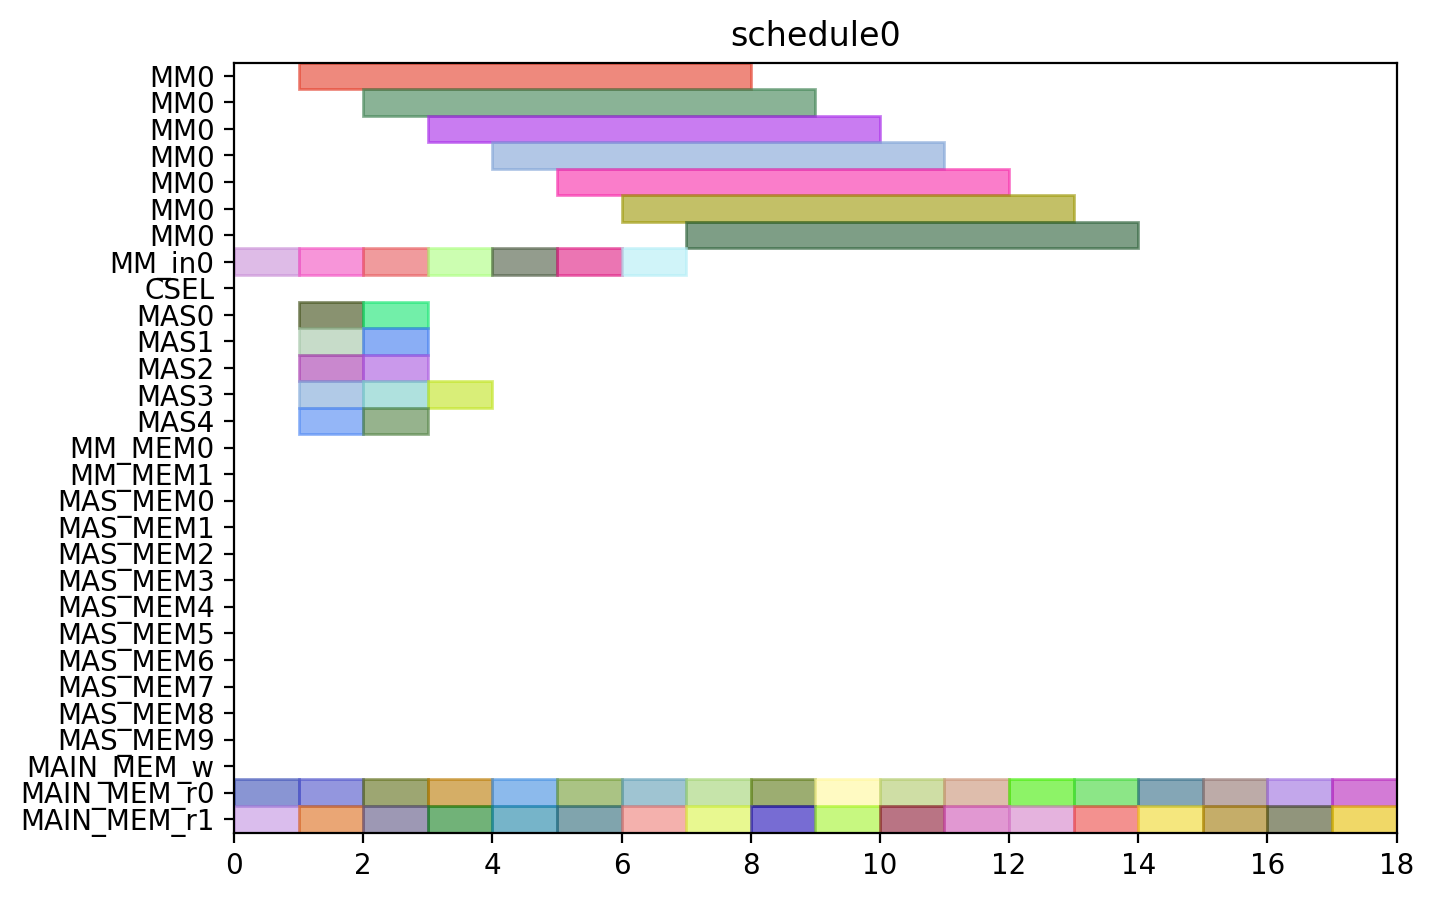

Write Python code to recreate this figure.
from pyschedule import Scenario, solvers, plotters, alt


def solve():
	horizon = 90
	S = Scenario("schedule0", horizon=horizon)

	# resource
	MM = S.Resources('MM', num=1, size=7)
	MM_in = S.Resources('MM_in', num=1)
	CSEL = S.Resource('CSEL')
	MAS = S.Resources('MAS', num=5, size=1, periods=range(1, horizon))
	MM_MEM = S.Resources('MM_MEM', num=2)
	MAS_MEM = S.Resources('MAS_MEM', num=10)
	MAIN_MEM_w = S.Resource('MAIN_MEM_w', size=1)
	MAIN_MEM_r = S.Resources('MAIN_MEM_r', num=2)

	# result of previous scheduling

	# new tasks
	t0_t0 = S.Task('t0_t0', length=1, delay_cost=1)
	t0_t0 += alt(MAS)

	t0_t0_mem0 = S.Task('t0_t0_mem0', length=1, delay_cost=1)
	t0_t0_mem0 += MAIN_MEM_r[0]
	t0_t0_mem1 = S.Task('t0_t0_mem1', length=1, delay_cost=1)
	t0_t0_mem1 += MAIN_MEM_r[1]
	t0_t1 = S.Task('t0_t1', length=1, delay_cost=1)
	t0_t1 += alt(MAS)

	t0_t1_mem0 = S.Task('t0_t1_mem0', length=1, delay_cost=1)
	t0_t1_mem0 += MAIN_MEM_r[0]
	t0_t1_mem1 = S.Task('t0_t1_mem1', length=1, delay_cost=1)
	t0_t1_mem1 += MAIN_MEM_r[1]
	t0_t3_in = S.Task('t0_t3_in', length=1, delay_cost=1)
	t0_t3_in += alt(MM_in)
	t0_t3 = S.Task('t0_t3', length=7, delay_cost=1)
	t0_t3 += alt(MM)
	S += t0_t3>=t0_t3_in

	t0_t3_mem0 = S.Task('t0_t3_mem0', length=1, delay_cost=1)
	t0_t3_mem0 += MAIN_MEM_r[0]
	t0_t3_mem1 = S.Task('t0_t3_mem1', length=1, delay_cost=1)
	t0_t3_mem1 += MAIN_MEM_r[1]
	t1_t0 = S.Task('t1_t0', length=1, delay_cost=1)
	t1_t0 += alt(MAS)

	t1_t0_mem0 = S.Task('t1_t0_mem0', length=1, delay_cost=1)
	t1_t0_mem0 += MAIN_MEM_r[0]
	t1_t0_mem1 = S.Task('t1_t0_mem1', length=1, delay_cost=1)
	t1_t0_mem1 += MAIN_MEM_r[1]
	t1_t1 = S.Task('t1_t1', length=1, delay_cost=1)
	t1_t1 += alt(MAS)

	t1_t1_mem0 = S.Task('t1_t1_mem0', length=1, delay_cost=1)
	t1_t1_mem0 += MAIN_MEM_r[0]
	t1_t1_mem1 = S.Task('t1_t1_mem1', length=1, delay_cost=1)
	t1_t1_mem1 += MAIN_MEM_r[1]
	t1_t3_in = S.Task('t1_t3_in', length=1, delay_cost=1)
	t1_t3_in += alt(MM_in)
	t1_t3 = S.Task('t1_t3', length=7, delay_cost=1)
	t1_t3 += alt(MM)
	S += t1_t3>=t1_t3_in

	t1_t3_mem0 = S.Task('t1_t3_mem0', length=1, delay_cost=1)
	t1_t3_mem0 += MAIN_MEM_r[0]
	t1_t3_mem1 = S.Task('t1_t3_mem1', length=1, delay_cost=1)
	t1_t3_mem1 += MAIN_MEM_r[1]
	t2_t2 = S.Task('t2_t2', length=1, delay_cost=1)
	t2_t2 += alt(MAS)

	t2_t2_mem0 = S.Task('t2_t2_mem0', length=1, delay_cost=1)
	t2_t2_mem0 += MAIN_MEM_r[0]
	t2_t2_mem1 = S.Task('t2_t2_mem1', length=1, delay_cost=1)
	t2_t2_mem1 += MAIN_MEM_r[1]
	t5_t0_in = S.Task('t5_t0_in', length=1, delay_cost=1)
	t5_t0_in += alt(MM_in)
	t5_t0 = S.Task('t5_t0', length=7, delay_cost=1)
	t5_t0 += alt(MM)
	S += t5_t0>=t5_t0_in

	t5_t0_mem0 = S.Task('t5_t0_mem0', length=1, delay_cost=1)
	t5_t0_mem0 += MAIN_MEM_r[0]
	t5_t0_mem1 = S.Task('t5_t0_mem1', length=1, delay_cost=1)
	t5_t0_mem1 += MAIN_MEM_r[1]
	t5_t1_in = S.Task('t5_t1_in', length=1, delay_cost=1)
	t5_t1_in += alt(MM_in)
	t5_t1 = S.Task('t5_t1', length=7, delay_cost=1)
	t5_t1 += alt(MM)
	S += t5_t1>=t5_t1_in

	t5_t1_mem0 = S.Task('t5_t1_mem0', length=1, delay_cost=1)
	t5_t1_mem0 += MAIN_MEM_r[0]
	t5_t1_mem1 = S.Task('t5_t1_mem1', length=1, delay_cost=1)
	t5_t1_mem1 += MAIN_MEM_r[1]
	t5_t2 = S.Task('t5_t2', length=1, delay_cost=1)
	t5_t2 += alt(MAS)

	t5_t2_mem0 = S.Task('t5_t2_mem0', length=1, delay_cost=1)
	t5_t2_mem0 += MAIN_MEM_r[0]
	t5_t2_mem1 = S.Task('t5_t2_mem1', length=1, delay_cost=1)
	t5_t2_mem1 += MAIN_MEM_r[1]
	t5_t3 = S.Task('t5_t3', length=1, delay_cost=1)
	t5_t3 += alt(MAS)

	t5_t3_mem0 = S.Task('t5_t3_mem0', length=1, delay_cost=1)
	t5_t3_mem0 += MAIN_MEM_r[0]
	t5_t3_mem1 = S.Task('t5_t3_mem1', length=1, delay_cost=1)
	t5_t3_mem1 += MAIN_MEM_r[1]
	t7_t0 = S.Task('t7_t0', length=1, delay_cost=1)
	t7_t0 += alt(MAS)

	t7_t0_mem0 = S.Task('t7_t0_mem0', length=1, delay_cost=1)
	t7_t0_mem0 += MAIN_MEM_r[0]
	t7_t0_mem1 = S.Task('t7_t0_mem1', length=1, delay_cost=1)
	t7_t0_mem1 += MAIN_MEM_r[1]
	t7_t1 = S.Task('t7_t1', length=1, delay_cost=1)
	t7_t1 += alt(MAS)

	t7_t1_mem0 = S.Task('t7_t1_mem0', length=1, delay_cost=1)
	t7_t1_mem0 += MAIN_MEM_r[0]
	t7_t1_mem1 = S.Task('t7_t1_mem1', length=1, delay_cost=1)
	t7_t1_mem1 += MAIN_MEM_r[1]
	t7_t3_in = S.Task('t7_t3_in', length=1, delay_cost=1)
	t7_t3_in += alt(MM_in)
	t7_t3 = S.Task('t7_t3', length=7, delay_cost=1)
	t7_t3 += alt(MM)
	S += t7_t3>=t7_t3_in

	t7_t3_mem0 = S.Task('t7_t3_mem0', length=1, delay_cost=1)
	t7_t3_mem0 += MAIN_MEM_r[0]
	t7_t3_mem1 = S.Task('t7_t3_mem1', length=1, delay_cost=1)
	t7_t3_mem1 += MAIN_MEM_r[1]
	t10_t0_in = S.Task('t10_t0_in', length=1, delay_cost=1)
	t10_t0_in += alt(MM_in)
	t10_t0 = S.Task('t10_t0', length=7, delay_cost=1)
	t10_t0 += alt(MM)
	S += t10_t0>=t10_t0_in

	t10_t0_mem0 = S.Task('t10_t0_mem0', length=1, delay_cost=1)
	t10_t0_mem0 += MAIN_MEM_r[0]
	t10_t0_mem1 = S.Task('t10_t0_mem1', length=1, delay_cost=1)
	t10_t0_mem1 += MAIN_MEM_r[1]
	t10_t1_in = S.Task('t10_t1_in', length=1, delay_cost=1)
	t10_t1_in += alt(MM_in)
	t10_t1 = S.Task('t10_t1', length=7, delay_cost=1)
	t10_t1 += alt(MM)
	S += t10_t1>=t10_t1_in

	t10_t1_mem0 = S.Task('t10_t1_mem0', length=1, delay_cost=1)
	t10_t1_mem0 += MAIN_MEM_r[0]
	t10_t1_mem1 = S.Task('t10_t1_mem1', length=1, delay_cost=1)
	t10_t1_mem1 += MAIN_MEM_r[1]
	t10_t2 = S.Task('t10_t2', length=1, delay_cost=1)
	t10_t2 += alt(MAS)

	t10_t2_mem0 = S.Task('t10_t2_mem0', length=1, delay_cost=1)
	t10_t2_mem0 += MAIN_MEM_r[0]
	t10_t2_mem1 = S.Task('t10_t2_mem1', length=1, delay_cost=1)
	t10_t2_mem1 += MAIN_MEM_r[1]
	t10_t3 = S.Task('t10_t3', length=1, delay_cost=1)
	t10_t3 += alt(MAS)

	t10_t3_mem0 = S.Task('t10_t3_mem0', length=1, delay_cost=1)
	t10_t3_mem0 += MAIN_MEM_r[0]
	t10_t3_mem1 = S.Task('t10_t3_mem1', length=1, delay_cost=1)
	t10_t3_mem1 += MAIN_MEM_r[1]
	solvers.mip.solve(S,msg=1,kind='CPLEX',ratio_gap=1.01)

	solution = [['hoge']*len(S.solution()[1]) for i in range(len(S.solution()))]
	for i in range(len(S.solution())):
		for j in range(len(S.solution()[i])):
			solution[i][j]=str(S.solution()[i][j])
	print(solution)

	cycles = int(solution[-1][3])

	pic_file_name = "/home/mfukuda/ABE/multiRAM_multiMAS_16mux/scheduling_result/stage7MM1_stage1MAS5/EP2_DBL_w_EVAL/schedule0.png"
	if(S.solution() != []):
		plotters.matplotlib.plot(S,img_filename=pic_file_name, show_task_labels=False, fig_size=(cycles*0.25+3, 5))

	return solution
